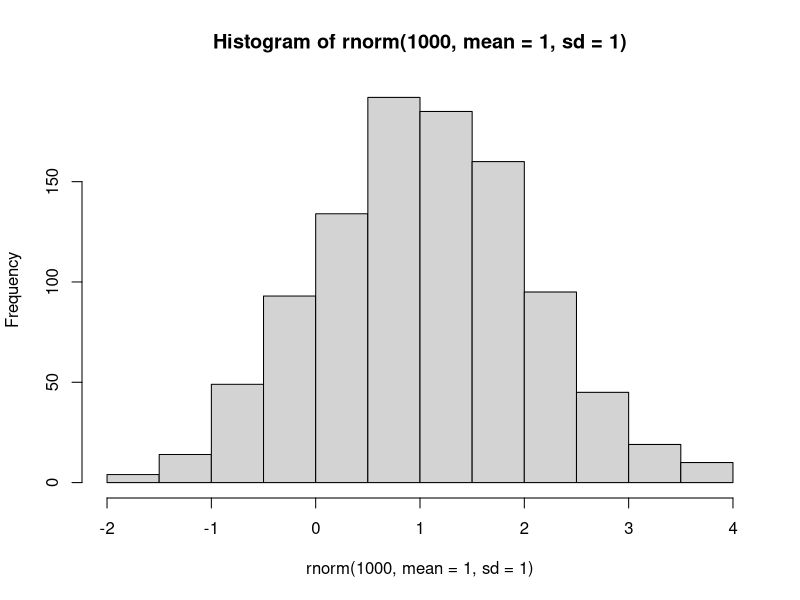

Generate this figure with R: (Note: this script raises an error after producing the figure.)
## ---- chunk 1
histo.Rmd<-hist(rnorm(1000,mean=1,sd=1))
rmarkdown::render('.Rmd')
## ---- chunk 2
knitr::opts_chunk$set(echo = TRUE)
## ---- chunk 3
summary(cars)
## ---- chunk 4
plot(pressure)
